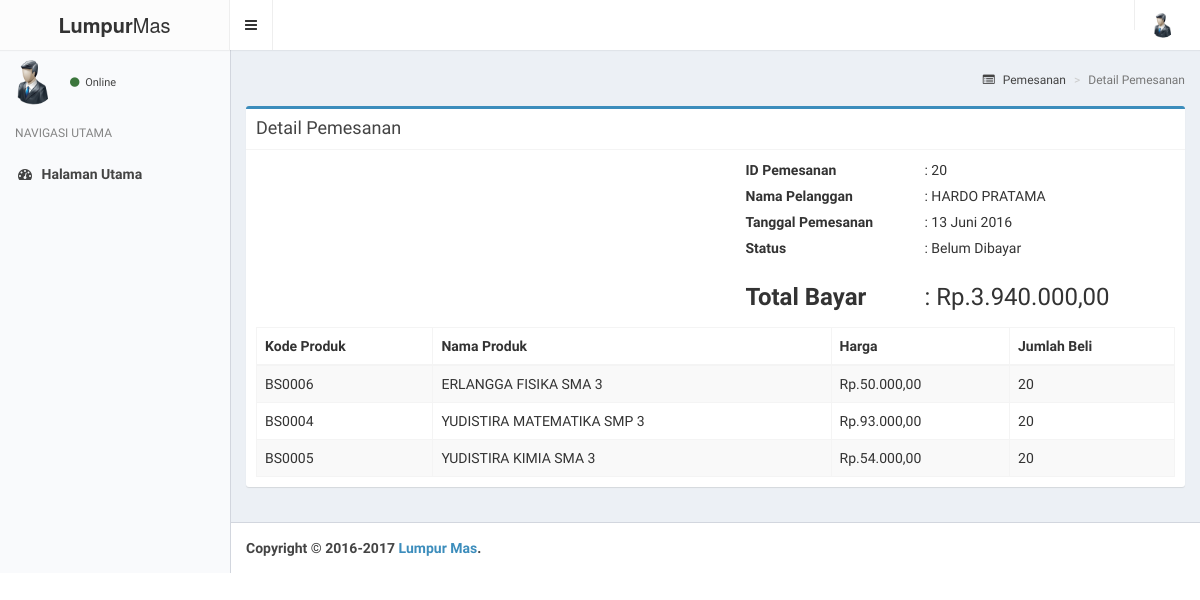
Screenshot of /asset/pemesanan/detail.php?id_pemesanan=20 with the database file from the repository.
### tables this page shows
CREATE TABLE IF NOT EXISTS `pemesanan` (
  `id_pemesanan` int(11) NOT NULL AUTO_INCREMENT,
  `tgl_pemesanan` datetime NOT NULL DEFAULT CURRENT_TIMESTAMP,
  `status_pemesanan` char(2) DEFAULT 'BL',
  `total_bayar` int(11) DEFAULT '0',
  `bukti_transfer` varchar(100) DEFAULT NULL,
  `tgl_pengambilan` datetime DEFAULT NULL,
  `id_pelanggan` int(11) NOT NULL,
  PRIMARY KEY (`id_pemesanan`)
);

CREATE TABLE IF NOT EXISTS `pelanggan` (
  `id_pelanggan` int(11) NOT NULL AUTO_INCREMENT,
  `nama` varchar(30) NOT NULL,
  `alamat` varchar(50) DEFAULT NULL,
  `no_telp` varchar(12) DEFAULT NULL,
  `email` varchar(50) DEFAULT NULL,
  `id_user` int(11) DEFAULT NULL,
  PRIMARY KEY (`id_pelanggan`),
  KEY `constratint_id_user_pelanggan` (`id_user`)
);

CREATE TABLE IF NOT EXISTS `detail_pemesanan` (
  `id_pemesanan` int(11) NOT NULL,
  `id_produk` int(11) NOT NULL,
  `jumlah_beli` int(3) NOT NULL DEFAULT '1',
  KEY `constraint_id_pemesanan` (`id_pemesanan`),
  KEY `constraint_id_produk_pemesanan` (`id_produk`)
);

CREATE TABLE IF NOT EXISTS `produk` (
  `id_produk` int(11) NOT NULL AUTO_INCREMENT,
  `nama_produk` varchar(50) NOT NULL,
  `harga` int(11) DEFAULT NULL,
  `status_produk` char(2) DEFAULT 'TD',
  `diskon` int(2) NOT NULL DEFAULT '0',
  `url` varchar(255) DEFAULT 'default.jpg',
  `status_hapus` char(1) DEFAULT '1',
  `id_kategori` int(11) DEFAULT NULL,
  `kode_produk` varchar(8) DEFAULT NULL,
  PRIMARY KEY (`id_produk`),
  UNIQUE KEY `kode_produk` (`kode_produk`),
  KEY `constraint_id_kategori` (`id_kategori`)
);

### asset/pemesanan/detail.php (the view, shortened to what this page needs)
<?php
	include '../../koneksi/koneksi.php';
	$id_pemesanan = $_GET['id_pemesanan'];
	$sql = "SELECT id_pemesanan, tgl_pemesanan, status_pemesanan, total_bayar, tgl_pengambilan, pelanggan.nama FROM pemesanan, pelanggan WHERE pemesanan.id_pelanggan=pelanggan.id_pelanggan AND pemesanan.id_pemesanan=$id_pemesanan";
	$stmt = $db->prepare($sql);
	$stmt->execute();
	$stmt->bind_result($id_pemesanan, $tgl_pemesanan, $status_pemesanan, $total_bayar, $tgl_pengambilan, $nama);
	?>
	<section class="content-header">
	  	<h1>
	  	</h1>
	  	<ol class="breadcrumb">
	    	<li><a href="../pemesanan/"><i class="fa fa-list-alt"></i> Pemesanan</a></li>
	    	<li class="active">Detail Pemesanan</li>
	  	</ol>
	</section>
    <section class="content">
      	<div class="row">
        	<div class="col-xs-12">
        		<div class="box box-primary">
            		<div class="box-header with-border">
              			<h3 class="box-title">Detail Pemesanan</h3>
            		</div>
		            <div class="box-body">
		            	<div class="col-md-6"></div>
			        	<div class="col-md-6">
			        		<fieldset>
			        			<div class="col-md-5">
			        				<label>ID Pemesanan</label>
			        			</div>
			        			<div class="col-md-7">
			        				<?php echo " : " . $id_pemesanan; ?>
			        			</div>
			        			<div class="col-md-12"></div>
			        			<div class="col-md-5">
			        				<label>Nama Pelanggan</label>
			        			</div>
			        			<div class="col-md-7">
			        				<?php echo " : " . strtoupper($nama); ?>
			        			</div>
			        			<div class="col-md-12"></div>
			        			<div class="col-md-5">
			        				<label>Tanggal Pemesanan</label>
			        			</div>
			        			<div class="col-md-7">
			        				<?php echo " : " . Tanggal($tgl_pemesanan); ?>
			        			</div>
			        			<div class="col-md-12"></div>
			        			<div class="col-md-5">
			        				<label>Status</label>
			        			</div>
			        			<div class="col-md-7">
			        				<?php if ($status_pemesanan=="BL") {
			        					echo " : Belum Dibayar";
			        				}  ?>
			        			</div>
			        			<div class="col-md-12"></div>
			        			<div class="col-md-5">
			        				<h3><label>Total Bayar</label></h3>
			        			</div>
			        			<div class="col-md-7">
			        				<?php
										$jumlah_desimal ="2";
										$pemisah_desimal =",";
										$pemisah_ribuan =".";
										echo "<h3>: Rp." .number_format($total_bayar, $jumlah_desimal, $pemisah_desimal, $pemisah_ribuan)."</h3>";
									?>
			        			</div>
			        		</fieldset>
			        	</div>
			        	<div class="col-md-12"></div>
				        <table id="example1" class="table table-bordered table-striped">
							<thead>
								<tr>
									<th>Kode Produk</th>
									<th>Nama Produk</th>
									<th>Harga</th>
									<th>Jumlah Beli</th>
								</tr>
							</thead>
							<tbody>
								<?php
								$sql = "SELECT detail_pemesanan.id_pemesanan, detail_pemesanan.id_produk, jumlah_beli, nama_produk, kode_produk, harga FROM detail_pemesanan, pemesanan, produk WHERE detail_pemesanan.id_pemesanan='$id_pemesanan' AND pemesanan.id_pemesanan=detail_pemesanan.id_pemesanan AND detail_pemesanan.id_produk=produk.id_produk";
								$stmt = $db->prepare($sql);
								$stmt->execute();
								$stmt->bind_result($id_pemesanan, $id_produk, $jumlah_beli, $nama_produk, $kode_produk, $harga);
								while ($stmt->fetch()) {
								?>
								<tr>
									<td><?php echo strtoupper($kode_produk); ?></td>
									<td><?php echo strtoupper($nama_produk); ?></td>
									<td>
										<?php
											$jumlah_desimal ="2";
											$pemisah_desimal =",";
											$pemisah_ribuan =".";
											echo "Rp." .number_format($harga, $jumlah_desimal, $pemisah_desimal, $pemisah_ribuan);
										?>
									</td>
									<td><?php echo $jumlah_beli; ?></td>
								</tr>
								<?php
								}
								?>
							</tbody>
						</table>
				    </div>
				</div>
			</div>
		</div>
	</section>

### rows the page displays
pemesanan: id_pemesanan "20", id_pelanggan.nama "HARDO PRATAMA", tgl_pemesanan "13 Juni 2016", total_bayar "3.940.000,00"
detail_pemesanan: id_produk.kode_produk "BS0006", id_produk.nama_produk "ERLANGGA FISIKA SMA 3", id_produk.harga "50.000,00", jumlah_beli "20"
detail_pemesanan: id_produk.kode_produk "BS0004", id_produk.nama_produk "YUDISTIRA MATEMATIKA SMP 3", id_produk.harga "93.000,00", jumlah_beli "20"
detail_pemesanan: id_produk.kode_produk "BS0005", id_produk.nama_produk "YUDISTIRA KIMIA SMA 3", id_produk.harga "54.000,00", jumlah_beli "20"
